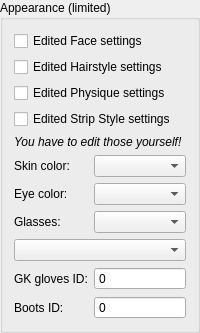
    <widget class="QGroupBox" name="boxAppearanceLimited">
     <property name="title">
      <string>Appearance (limited)</string>
     </property>
     <layout class="QFormLayout" name="formLayout_4">
      <item row="0" column="0" colspan="2">
       <widget class="QCheckBox" name="chbEditedFaceSettings">
        <property name="text">
         <string>Edited Face settings</string>
        </property>
       </widget>
      </item>
      <item row="1" column="0" colspan="2">
       <widget class="QCheckBox" name="chbEditedHairstyleSettings">
        <property name="text">
         <string>Edited Hairstyle settings</string>
        </property>
       </widget>
      </item>
      <item row="2" column="0" colspan="2">
       <widget class="QCheckBox" name="chbEditedPhysiqueSettings">
        <property name="text">
         <string>Edited Physique settings</string>
        </property>
       </widget>
      </item>
      <item row="3" column="0" colspan="2">
       <widget class="QCheckBox" name="chbEditedStripStyleSettings">
        <property name="text">
         <string>Edited Strip Style settings</string>
        </property>
       </widget>
      </item>
      <item row="4" column="0" colspan="2">
       <widget class="QLabel" name="lblAppearanceEditedNote">
        <property name="text">
         <string>&lt;html&gt;&lt;head/&gt;&lt;body&gt;&lt;p&gt;&lt;span style=&quot; font-style:italic;&quot;&gt;You have to edit those yourself!&lt;/span&gt;&lt;/p&gt;&lt;/body&gt;&lt;/html&gt;</string>
        </property>
       </widget>
      </item>
      <item row="5" column="0">
       <widget class="QLabel" name="lblSkinColor">
        <property name="text">
         <string>Skin color:</string>
        </property>
       </widget>
      </item>
      <item row="5" column="1">
       <widget class="QComboBox" name="cbxSkinColor"/>
      </item>
      <item row="6" column="0">
       <widget class="QLabel" name="lblIrisColor">
        <property name="text">
         <string>Eye color:</string>
        </property>
       </widget>
      </item>
      <item row="6" column="1">
       <widget class="QComboBox" name="cbxIrisColor"/>
      </item>
      <item row="7" column="0">
       <widget class="QLabel" name="lblSpectacles">
        <property name="text">
         <string>Glasses:</string>
        </property>
       </widget>
      </item>
      <item row="7" column="1">
       <widget class="QComboBox" name="cbxSpectaclesFrameColor"/>
      </item>
      <item row="8" column="0" colspan="2">
       <widget class="QComboBox" name="cbxSpectacles"/>
      </item>
      <item row="10" column="0">
       <widget class="QLabel" name="lblGoalkeeperGlovesId">
        <property name="text">
         <string>GK gloves ID:</string>
        </property>
       </widget>
      </item>
      <item row="10" column="1">
       <widget class="QSpinBox" name="spxGoalkeeperGlovesId">
        <property name="buttonSymbols">
         <enum>QAbstractSpinBox::NoButtons</enum>
        </property>
        <property name="maximum">
         <number>999</number>
        </property>
       </widget>
      </item>
      <item row="11" column="0">
       <widget class="QLabel" name="lblBootsId">
        <property name="text">
         <string>Boots ID:</string>
        </property>
       </widget>
      </item>
      <item row="11" column="1">
       <widget class="QSpinBox" name="spxBootsId">
        <property name="buttonSymbols">
         <enum>QAbstractSpinBox::NoButtons</enum>
        </property>
        <property name="maximum">
         <number>9999</number>
        </property>
       </widget>
      </item>
     </layout>
    </widget>
